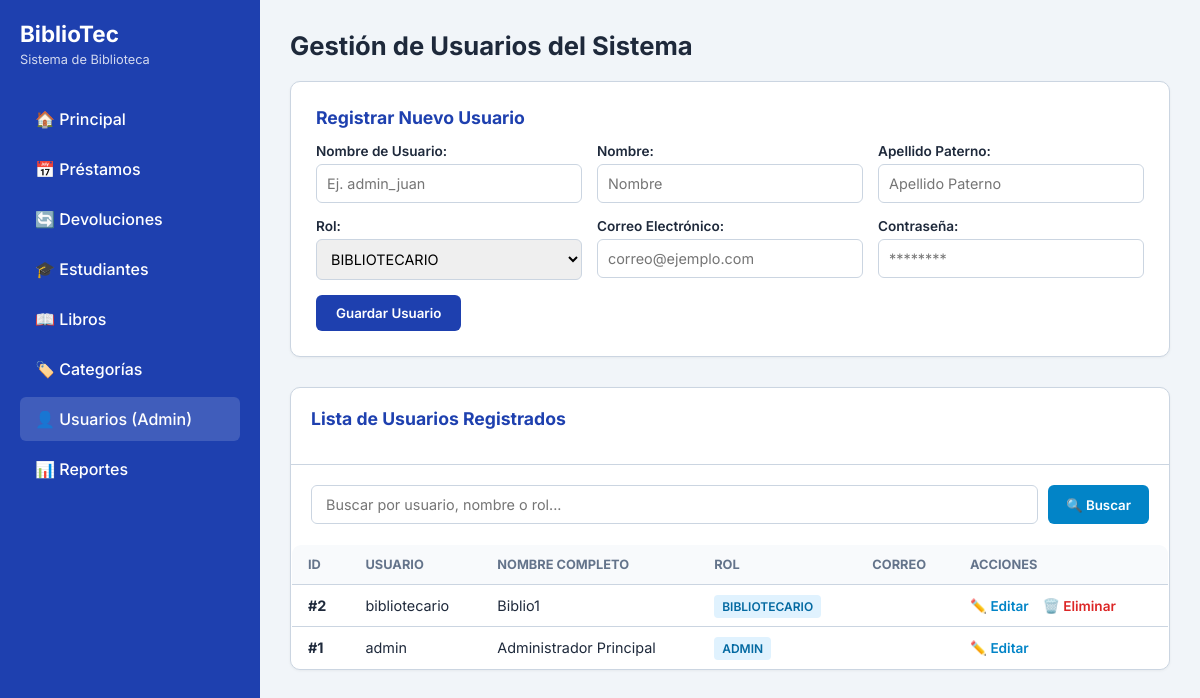
The app's page /Usuarios.php (signed in) with its own data.
### tables this page shows
CREATE TABLE `usuario` (
  `id_usuario` int(11) NOT NULL,
  `nombre` varchar(60) NOT NULL,
  `nombreUsuario` varchar(30) NOT NULL,
  `contrasena` varchar(255) NOT NULL,
  `rol` varchar(30) NOT NULL,
  `correo` varchar(100) NOT NULL,
  `token_recuperacion` varchar(255) DEFAULT NULL,
  `token_expiracion` datetime DEFAULT NULL
);

### Usuarios.php (the view, shortened to what this page needs)
<?php
include 'conexion.php';
$editando = false;
$usr_edit = [
    'id_usuario' => '',
    'nombreUsuario' => '',
    'nombre' => '',
    'apellidoPaterno' => '',
    'rol' => 'BIBLIOTECARIO',
    'correo' => ''
];
$busqueda = trim($_GET['busqueda'] ?? '');
if (!empty($busqueda)) {
    $stmt = $pdo->prepare("SELECT * FROM usuario WHERE nombreUsuario LIKE :b1 OR nombre LIKE :b2 OR apellidoPaterno LIKE :b3 OR rol LIKE :b4 ORDER BY id_usuario DESC");
    $stmt->execute([
        ':b1' => "%$busqueda%",
        ':b2' => "%$busqueda%",
        ':b3' => "%$busqueda%",
        ':b4' => "%$busqueda%"
    ]);
    $usuarios = $stmt->fetchAll();
} else {
    $usuarios = $pdo->query("SELECT * FROM usuario ORDER BY id_usuario DESC")->fetchAll();
}
?>
<!DOCTYPE html>
<html lang="es">
<head>
</head>
<body>
    <aside>
        <h2>BiblioTec</h2>
        <p>Sistema de Biblioteca</p>
        <nav>
            <a href="dashboard_admin.php">🏠 Principal</a>
            <a href="prestamos.php">📅 Préstamos</a>
            <a href="devoluciones.php">🔄 Devoluciones</a>
            <?php if (isset($_SESSION['rol']) && $_SESSION['rol'] === 'ADMIN'): ?>
                <a href="estudiantes.php">🎓 Estudiantes</a>
            <?php endif; ?>
            <a href="libros.php">📖 Libros</a>
            <a href="categorias.php">🏷️ Categorías</a>
            <?php if (isset($_SESSION['rol']) && $_SESSION['rol'] === 'ADMIN'): ?>
                <a href="usuarios.php" class="active">👤 Usuarios (Admin)</a>
            <?php endif; ?>
            <a href="reportes.php">📊 Reportes</a>
        </nav>
    </aside>
    <main>
        <h1>Gestión de Usuarios del Sistema</h1>
        <div class="card">
            <h3><?php echo $editando ? 'Editar Usuario' : 'Registrar Nuevo Usuario'; ?></h3>
            <form action="usuarios.php" method="POST">
                <div class="form-grid">
                    <div class="form-group">
                        <label>Nombre de Usuario:</label>
                        <input type="text" name="nombreUsuario" required placeholder="Ej. admin_juan" value="<?php echo htmlspecialchars($usr_edit['nombreUsuario']); ?>">
                    </div>
                    <div class="form-group">
                        <label>Nombre:</label>
                        <input type="text" name="nombre" required placeholder="Nombre" value="<?php echo htmlspecialchars($usr_edit['nombre']); ?>">
                    </div>
                    <div class="form-group">
                        <label>Apellido Paterno:</label>
                        <input type="text" name="apellidoPaterno" required placeholder="Apellido Paterno" value="<?php echo htmlspecialchars($usr_edit['apellidoPaterno']); ?>">
                    </div>
                    <div class="form-group">
                        <label>Rol:</label>
                        <select name="rol" required>
                            <option value="BIBLIOTECARIO" <?php echo ($usr_edit['rol'] === 'BIBLIOTECARIO') ? 'selected' : ''; ?>>BIBLIOTECARIO</option>
                        </select>
                    </div>
                    <div class="form-group">
                        <label>Correo Electrónico:</label>
                        <input type="email" name="correo" required placeholder="correo@ejemplo.com" value="<?php echo htmlspecialchars($usr_edit['correo'] ?? ''); ?>">
                    </div>
                    <div class="form-group">
                        <label>Contraseña:</label>
                        <input type="password" name="contrasena" placeholder="<?php echo $editando ? 'Dejar en blanco para no cambiar' : '********'; ?>">
                    </div>
                </div>
                <button type="submit" class="btn"><?php echo $editando ? 'Actualizar Usuario' : 'Guardar Usuario'; ?></button>
            </form>
        </div>
        <div class="card" style="padding: 0; overflow: hidden;">
            <div style="padding: 20px; border-bottom: 1px solid var(--border-color);">
                <h3>Lista de Usuarios Registrados</h3>
            </div>
            <div style="padding: 20px 20px 0 20px;">
                <form action="usuarios.php" method="GET" class="search-bar">
                    <input type="text" name="busqueda" placeholder="Buscar por usuario, nombre o rol..." value="<?php echo htmlspecialchars($busqueda); ?>">
                    <button type="submit" class="btn-search">🔍 Buscar</button>
                </form>
            </div>
            <table>
                <thead>
                    <tr>
                        <th>ID</th>
                        <th>Usuario</th>
                        <th>Nombre Completo</th>
                        <th>Rol</th>
                        <th>Correo</th>
                        <th>Acciones</th>
                    </tr>
                </thead>
                <tbody>
                    <?php if (!empty($usuarios)): ?>
                        <?php foreach ($usuarios as $usr): ?>
                            <tr>
                                <td><strong>#<?php echo htmlspecialchars($usr['id_usuario']); ?></strong></td>
                                <td><?php echo htmlspecialchars($usr['nombreUsuario']); ?></td>
                               <td><?php echo htmlspecialchars($usr['nombre'] . ' ' . ($usr['apellidoPaterno'] ?? '')); ?></td>
                                <td><span style="background: #e0f2fe; color: #0369a1; padding: 4px 8px; border-radius: 4px; font-size: 0.75rem; font-weight: 600;"><?php echo htmlspecialchars($usr['rol']); ?></span></td>
                                <td><?php echo htmlspecialchars($usr['correo'] ?? 'No registrado'); ?></td>
                                <td>
                                    <a href="usuarios.php?editar=<?php echo $usr['id_usuario']; ?>" class="action-link edit-link">✏️ Editar</a>
                                    <?php if ($usr['id_usuario'] != $_SESSION['id_usuario']): ?>
                                        <a href="usuarios.php?eliminar=<?php echo $usr['id_usuario']; ?>" class="action-link delete-link" onclick="return confirm('¿Estás seguro de eliminar este usuario?');">🗑️ Eliminar</a>
                                    <?php endif; ?>
                                </td>
                            </tr>
                        <?php endforeach; ?>
                    <?php endif; ?>
                </tbody>
            </table>
        </div>
    </main>
</body>
</html>

### Usuarios.php (style rules this page uses)
:root { --primary: #1e40af; --primary-dark: #1e3a8a; --bg-color: #f1f5f9; --card-bg: #ffffff; --text-main: #1e293b; --text-muted: #64748b; --border-color: #cbd5e1; }
* { box-sizing: border-box; margin: 0; padding: 0; font-family: 'Inter', sans-serif; }
body { background-color: var(--bg-color); color: var(--text-main); display: flex; min-height: 100vh; }
aside { width: 260px; background-color: var(--primary); color: white; display: flex; flex-direction: column; padding: 20px; }
aside h2 { font-size: 1.4rem; margin-bottom: 5px; }
aside p { font-size: 0.8rem; opacity: 0.8; margin-bottom: 30px; }
aside nav a { display: block; padding: 12px 15px; color: white; text-decoration: none; border-radius: 6px; font-weight: 500; margin-bottom: 6px; transition: background 0.2s; }
aside nav a:hover, aside nav a.active { background-color: rgba(255, 255, 255, 0.15); }
main { flex: 1; padding: 30px; overflow-y: auto; }
h1 { font-size: 1.6rem; font-weight: 700; margin-bottom: 20px; }
.card { background: var(--card-bg); padding: 25px; border-radius: 10px; border: 1px solid var(--border-color); box-shadow: 0 1px 3px rgba(0,0,0,0.05); margin-bottom: 30px; }
.card h3 { margin-bottom: 15px; font-size: 1.1rem; color: var(--primary); }
.form-grid { display: grid; grid-template-columns: repeat(auto-fit, minmax(220px, 1fr)); gap: 15px; margin-bottom: 15px; }
.form-group label { display: block; font-size: 0.85rem; font-weight: 600; margin-bottom: 5px; }
.form-group input, .form-group select { width: 100%; padding: 10px; border: 1px solid var(--border-color); border-radius: 6px; font-size: 0.9rem; }
.btn { background-color: var(--primary); color: white; padding: 10px 20px; border: none; border-radius: 6px; font-weight: 600; cursor: pointer; transition: background 0.2s; }
.search-bar { display: flex; gap: 10px; margin-bottom: 20px; }
.search-bar input { flex: 1; padding: 10px 14px; border: 1px solid var(--border-color); border-radius: 6px; font-size: 0.9rem; }
.btn-search { background-color: #0284c7; color: white; padding: 10px 18px; border: none; border-radius: 6px; font-weight: 600; cursor: pointer; text-decoration: none; display: inline-flex; align-items: center; }
table { width: 100%; border-collapse: collapse; margin-top: 10px; text-align: left; background: var(--card-bg); border-radius: 10px; overflow: hidden; border: 1px solid var(--border-color); }
th, td { padding: 12px 16px; border-bottom: 1px solid var(--border-color); font-size: 0.9rem; }
th { background-color: #f8fafc; font-size: 0.8rem; text-transform: uppercase; color: var(--text-muted); }
.action-link { text-decoration: none; font-weight: 600; font-size: 0.85rem; margin-right: 10px; }
.edit-link { color: #0284c7; }
.delete-link { color: #dc2626; }

### records on screen
usuario: id_usuario "2", nombreUsuario "bibliotecario", nombre "Biblio1", rol "BIBLIOTECARIO"
usuario: id_usuario "1", nombreUsuario "admin", nombre "Administrador Principal", rol "ADMIN"
